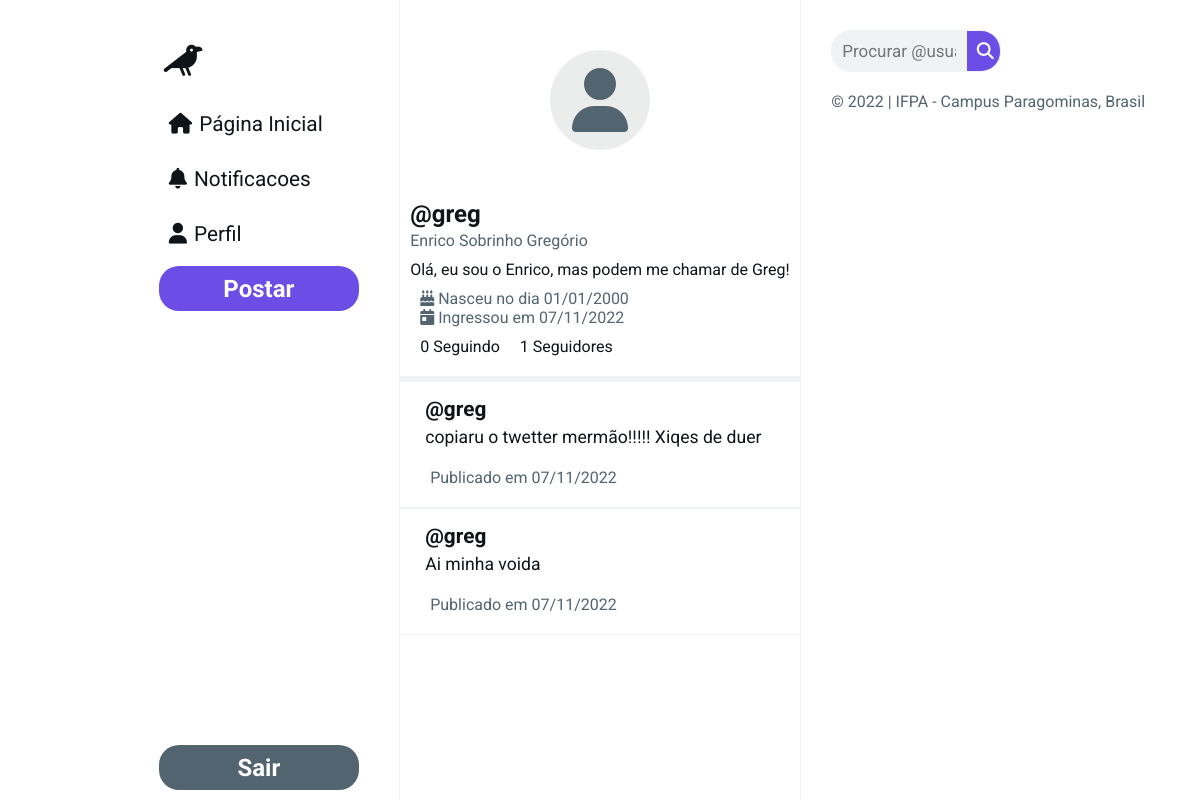
The app's page /perfil (signed in) with its own data.
### tables this page shows
CREATE TABLE Publicacoes(
    id INT AUTO_INCREMENT,
    texto VARCHAR(280) NOT NULL,
    dt_publicacao DATE NOT NULL,
    id_usuario INT NOT NULL,
    FOREIGN KEY(id_usuario) REFERENCES Usuarios(id),
    PRIMARY KEY(id)
);

CREATE TABLE Usuarios(
    id INT AUTO_INCREMENT,
    nome_usuario VARCHAR(16) NOT NULL UNIQUE,
    email VARCHAR(64) NOT NULL UNIQUE,
    senha VARCHAR(16) NOT NULL,
    dt_usuario DATE NOT NULL,
    PRIMARY KEY(id)
);

### pdo.php (called while the page is built, shortened)
<?php
$pdo = new PDO('mysql:host=localhost;dbname=dbsite', 'root', '');
$usuarioAtual = '';
$usuarioOn = isset($_SESSION['usuario']) ? 'true' : 'false';
if ($usuarioOn === 'true') {
    $usuarioAtual = $_SESSION['usuario'];
}
$getInforUsuario = $pdo->prepare("SELECT u.nome_usuario AS usuario, p.nome, p.sobrenome, p.bio, DATE_FORMAT(p.data_nascimento, '%d/%m/%Y') AS nascimento, DATE_FORMAT(u.dt_usuario, '%d/%m/%Y') AS ingressou, COUNT(s.id_seguidor) AS seguidores, COUNT(sg.id_seguindo) AS seguindo FROM `Perfis` AS p INNER JOIN Usuarios AS u ON u.id = p.id_usuario LEFT JOIN Seguidores AS s ON s.id_seguindo = p.id LEFT JOIN Seguidores AS sg ON sg.id_seguidor = p.id WHERE u.nome_usuario = ?");
$getInforUsuario->execute(array($usuarioAtual));
$usuarioInfor = $getInforUsuario->fetchAll();
$getPostsPerfil = $pdo->prepare("SELECT COUNT(pu.id) AS pubs FROM Publicacoes AS pu INNER JOIN Usuarios AS u ON u.id = pu.id_usuario WHERE u.nome_usuario = ?");
$getPostsPerfil->execute(array($usuarioAtual));
$postsPerfil = $getPostsPerfil->fetch();
$getPostsDoUsuario = $pdo->prepare("SELECT u.nome_usuario, pub.texto, DATE_FORMAT(pub.dt_publicacao, '%d/%m/%Y') AS dt_publicacao FROM Publicacoes AS pub INNER JOIN Usuarios AS u ON u.id = pub.id_usuario WHERE u.nome_usuario = ?");
$getPostsDoUsuario->execute(array($usuarioAtual));
$postsUsuarioInfo = $getPostsDoUsuario->fetchAll();

### pages/perfil.php (the view, shortened to what this page needs)
<section class="perfil">
    <h2 class="icon-perfil"><i class="fa-solid fa-user"></i></h2>
    <?php
    foreach ($usuarioInfor as $key => $value) {
        echo
        "<p class=\"nome-usuario-perfil\">${value['usuario']}</p>
        <p class=\"nome-completo-perfil\">${value['nome']} ${value['sobrenome']}</p>
        <p class=\"bio-perfil\">${value['bio']}</p>
        <p class=\"datas-perfil\"><span><i class=\"fa-solid fa-cake-candles\"></i> Nasceu no dia ${value['nascimento']}</span> <span><i class=\"fa-solid fa-calendar-day\"></i> Ingressou em ${value['ingressou']}</span></p>
        <p class=\"seguidres-e-seguindo\"><span>${value['seguindo']} Seguindo</span> <span>${value['seguidores']} Seguidores</span></p>";
    }
    ?>
</section>
<section class="posts">
    <?php
    if ($postsPerfil['pubs'] === 0) {
        echo "<h2 class=\"sem-posts\"><i class=\"fa-solid fa-comment-slash\"></i>Ops... nada para ver aqui</h2>";
    } else {
        foreach ($postsUsuarioInfo as $key => $value) {
            echo
            "
            <div class=\"post\">
                <p class=\"nome-usuario\"><a href=\"", INCLUDE_PATH, "perfil\">${value['nome_usuario']}</a></p>
                <p class=\"txt-post\">${value['texto']}</p>
                <div class=\"rodape-publicaco\">
                    <p class=\"data-publicacao\">Publicado em ${value['dt_publicacao']}</p>
                </div>
            </div>
            ";
        }
    }
    ?>
</section>

### css/style.css (style rules this page uses)
* { padding: 0; margin: 0; box-sizing: border-box; font-family: 'Roboto', Arial, Helvetica, sans-serif; }
:root { --cor0: #0F1419; --cor1: #EFF3F4; --cor2: #6C4DE6; --cor3: #536471; --cor4: #EBECEC; --cor5: white; }
html, body { width: 100%; height: 100%; }
body { display: flex; flex-direction: row; flex-wrap: wrap; }
a, li, p, label, h2, h1, button { color: var(--cor0); }
div.post { background-color: var(--cor5); display: block; width: 100%; border-top: 1px solid var(--cor1); border-bottom: 1px solid var(--cor1); padding: 10px 20px; }
div.post>p { margin: 5px; }
.nome-usuario { font-size: 1.3em; font-weight: bold; }
.nome-usuario>a { color: var(--cor0); text-decoration: none; }
.txt-post { text-align: justify; font-size: 1.1em; line-height: 1.3em; padding-bottom: 4px; }
.rodape-publicaco { display: flex; flex-direction: row; flex-wrap: wrap; justify-content: space-between; }
.comentarios, .data-publicacao { border: none; background: none; padding: 10px; border-radius: 20px; font-size: 1em; cursor: pointer; }
p.data-publicacao { cursor: auto; display: block; color: var(--cor3); font-size: 1em; }
section.perfil { padding: 0 10px; margin-bottom: 20px; }
section.posts { background-color: var(--cor1); border-top: 5px solid var(--cor1); }
.icon-perfil { display: flex; flex-direction: column; justify-content: center; text-align: center; width: 100px; height: 100px; margin: 50px auto; font-size: 4em; color: var(--cor3); background-color: var(--cor4); border-radius: 50%; }
.nome-usuario-perfil { color: var(--cor0); font-size: 1.5em; font-weight: bold; margin-bottom: 3px; }
.nome-completo-perfil, .datas-perfil { color: var(--cor3); font-size: 1em; }
.datas-perfil>span, .seguidres-e-seguindo>span { display: block; margin: 0 10px; }
.datas-perfil, .seguidres-e-seguindo { display: flex; flex-direction: row; flex-wrap: wrap; justify-content: start; }
.bio-perfil, .seguidres-e-seguindo { color: var(--cor0); font-size: 1em; text-align: justify; margin: 10px 0; }

### records on screen
publicacoes: nome_usuario "@greg", texto "copiaru o twetter mermão!!!!! Xiqes de duer", dt_publicacao "07/11/2022"
publicacoes: nome_usuario "@greg", texto "Ai minha voida", dt_publicacao "07/11/2022"

### other values on screen
value['usuario'] "@greg"
value['nome'] "Enrico"
value['sobrenome'] "Sobrinho Gregório"
value['bio'] "Olá, eu sou o Enrico, mas podem me chamar de Greg!"
value['nascimento'] "01/01/2000"
value['ingressou'] "07/11/2022"
value['seguindo'] "0"
value['seguidores'] "1"
